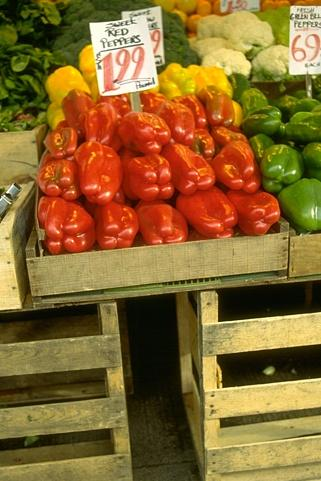
%> input picture color images/pepper.jpg, 321 x 481 px
$ octave pepper_script.m   (GNU Octave 9; MATLAB toolbox functions it lacks are replaced by stand-ins)
%> lines starting %> are read from the running program, lines starting %| are printed output that depends on the picture
### utils/rescale_image.m
function h = rescale_image(F)

%rescale image values to be between 0 and 1
h = double(F);
h= h-min(min(h));
h = h/max(max(h));
end

### utils/rescale_color_image.m
%%%%%%%%%%%%%%%%%%%%%%%%%%%%%%%%%%%%%%%%%%%%%%%%%%%%%%%%%%%%%%%%%%%%%%%%%%
%This function rescales a color image so that the each channel values are
%between 0 and 1.
%Input:
%   F: color image to be rescaled
%Output:
%   h: rescaled image F
%%%%%%%%%%%%%%%%%%%%%%%%%%%%%%%%%%%%%%%%%%%%%%%%%%%%%%%%%%%%%%%%%%%%%%%%%%%
function h = rescale_color_image(F)

%rescale image values to be between 0 and 1
h = F;
for i = 1:3
    h(:,:,i) = rescale_image(F(:,:,i));
end
end

### fuzzyL1L2method/fuzzy_color_L1L2.m
%%%%%%%%%%%%%%%%%%%%%%%%%%%%%%%%%%%%%%%%%%%%%%%%%%%%%%%%%%%%%%%%%%%%%%%%%%
%This function performs L1-alpha* L2 TV for fuzzy region competition model
%for color segmentation.
%Input:
%   f: image
%   u_initial: initialization
%   pm: set of parameters
%   k: number of regions
%
%Output:
%   u_result: segmentation result
%   c_result: color values for each region
%%%%%%%%%%%%%%%%%%%%%%%%%%%%%%%%%%%%%%%%%%%%%%%%%%%%%%%%%%%%%%%%%%%%%%%%%%%
function [u_result, c_result] = fuzzy_color_L1L2(f, u_initial, pm, k)

%separate the channels of f
f_r = f(:,:,1);
f_g = f(:,:,2);
f_b = f(:,:,3);


%obtain dimensions of the image
M = size(f,1);
N = size(f,2);

%preinitialize cell
u_result = u_initial;

%sum up the u's
sum_u = sum(cat(3,u_result{:}),3);

%normalize each u
for i = 1:k
    u_result{i} = u_result{i}./sum_u;
end

%set error
error = 10^(-10)*eye(M,N);

%compute constant vectors for each region
c_result = {};
rel_err = ones(k,1);
for i = 1:k
    c_result{i}=[sum(f_r(:).*u_result{i}(:))./sum(u_result{i}(:)+error(:));
        sum(f_g(:).*u_result{i}(:))./sum(u_result{i}(:)+error(:));
        sum(f_b(:).*u_result{i}(:))./sum(u_result{i}(:)+error(:))];
end

%optimize model
for i =1:pm.outer_iter

    %set old_u_result to be current u_result
    old_u_result = u_result;

    %minimize for each u_j
    for j = 1:k

        %get the constant vector for region j
        c = c_result{j};

        %compute the fidelity function value
        f_k = (f_r-c(1)).^2 + (f_g-c(2)).^2+(f_b-c(3)).^2;

        %compute 1-sum_{i \neq j} u_i
        u2 = ones(M,N) - (sum_u-u_result{j});

        %perform primal-dual hybrid gradient with line search
        u_result{j} = PDHGLS2(u_result{j}, u2, f_k, pm.alpha, pm.lambda, pm.nu, pm.c, pm.inner_iter, pm.tau, pm.beta);

        %recompute sum u_i
        sum_u = sum(cat(3,u_result{:}),3);
    end

    %update constant vectors for each region
    for j = 1:k
        c_result{j}=[sum(f_r(:).*u_result{j}(:))./sum(u_result{j}(:)+error(:));
            sum(f_g(:).*u_result{j}(:))./sum(u_result{j}(:)+error(:));
            sum(f_b(:).*u_result{j}(:))./sum(u_result{j}(:)+error(:))];
        rel_err(j) = norm(old_u_result{j} - u_result{j}, 'fro')/max([norm(old_u_result{j},'fro'), norm(u_result{j}, 'fro'), eps]);
    end

    %check stopping condition
    if max(rel_err) < 1e-4 && i >2
        fprintf('Number of DCA inner iterations completed: %d \n \n', i);
        break;
    end
end

%print number of outer iterations
if i == pm.outer_iter
    fprintf('Number of DCA outer iterations completed: %d \n \n', i);
end

end

### scripts/color_real_4phase/pepper_script.m
%%This script performs seven-phase segmentation on a color image of a
%%pepper.

%% read pepper image
fui8 = imread('pepper.jpg');
%> fui8 is the input picture: size 481x321x3 uint8; mean R, G, B 136.6, 103.2, 47.7
%convert to double
f = double(fui8);
%get image size
[N,M,~] = size(f);
%> N = 481; M = 321

%rescale image
fg = rescale_color_image(f);
%> the loop in rescale_color_image, `for i = 1:3` made 3 passes
%> pass 1, in rescale_image, `h = double(F);`:
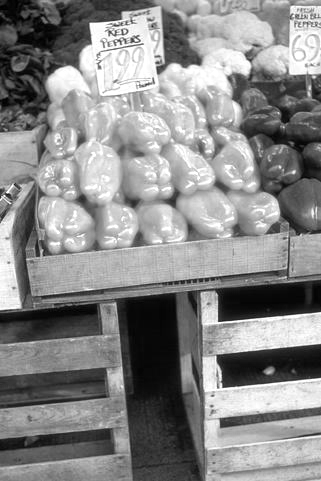
%> h: size 481x321 double; min 0, max 255, mean 136.6
%> pass 2, in rescale_image (call 2), `h = double(F);`:
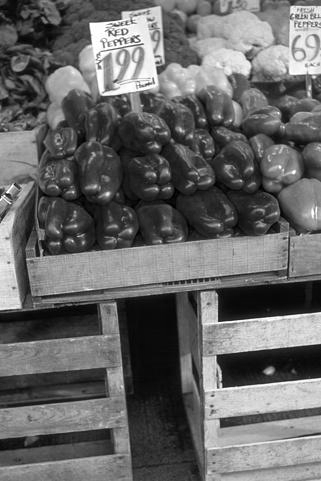
%> h: size 481x321 double; min 0, max 255, mean 103.2


%% fuzzy method
%set parameters
pm2.outer_iter = 160;
pm2.alpha = 1.0;
pm2.lambda = 500;
pm2.c = 1e-8;
pm2.inner_iter = 300;
pm2.tau = 1/8;
pm2.beta = 1.0;
pm2.nu = 400;


rng(1234);

u_initial{1} = rand(N,M);
u_initial{2} = rand(N,M);
u_initial{3} = rand(N,M);
u_initial{4} = rand(N,M);
u_initial{5} = rand(N,M);
u_initial{6} = rand(N,M);
u_initial{7} = rand(N,M);


sum_u = sum(cat(3,u_initial{:}),3);

u_initial{1} = u_initial{1}./sum_u;
u_initial{2} = u_initial{2}./sum_u;
u_initial{3} = u_initial{3}./sum_u;
u_initial{4} = u_initial{4}./sum_u;
u_initial{5} = u_initial{5}./sum_u;
u_initial{6} = u_initial{6}./sum_u;
u_initial{7} = u_initial{7}./sum_u;


%L1-L2
tic;
[fuzzy_L1_L2_f, fuzzy_L1_L2_c] = fuzzy_color_L1L2(fg, u_initial, pm2, 7);
%> in fuzzy_color_L1L2, `f_b = f(:,:,3);`:
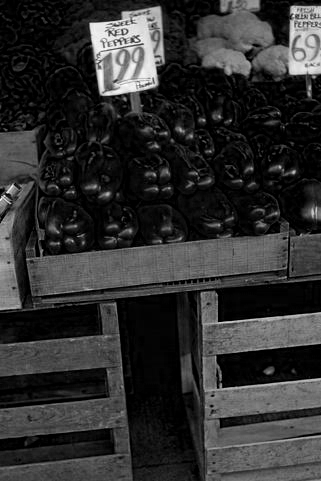
%> f_b: size 481x321 double; min 0, max 1, mean 0.187
%> after the loop in fuzzy_color_L1L2, `for i = 1:k`: c_result = {[0.535; 0.404; 0.187], [0.535; 0.404; 0.187], [0.536; 0.405; 0.188], [0.536; 0.405; 0.187], [0.535; 0.405; 0.187], [0.536; 0.405; 0.187], [0.535; 0.404; 0.187]}
%> (the run ends here)
